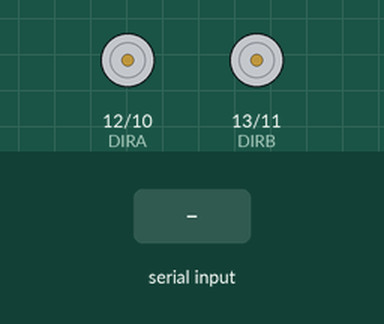
A sketch run on a simulated Arduino Uno, built with avr-gcc and run on an emulated ATmega328P. On the bench: direction and speed pins drawn as motors (green arrow = direction pin HIGH = forward, orange = LOW = backward, longer = more drive). Inputs (shaded band) come from the test bench.

Above: at 1.2 s.
1.3 s: "F" received over Serial
At 1.8 s:
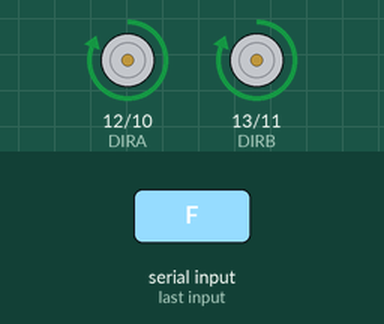
2.8 s: "B" received over Serial
At 4.0 s:
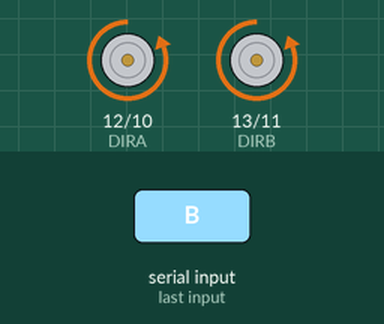
4.3 s: "R" received over Serial
At 5.3 s:
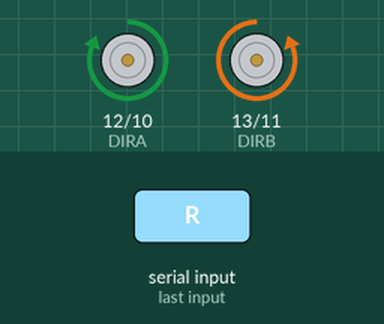
5.8 s: "L" received over Serial
At 6.4 s:
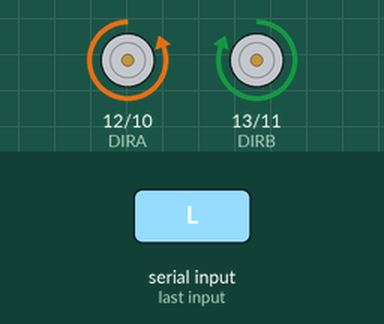
7.3 s: "S" received over Serial
At 8.7 s:
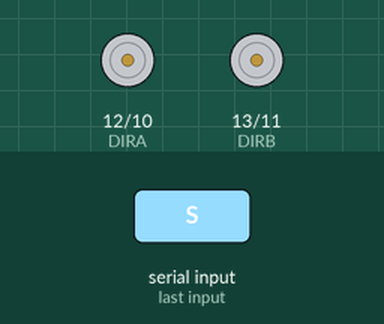
Timing chart, 0 to 9.8 s (numbered marks = the images above; inputs shaded):
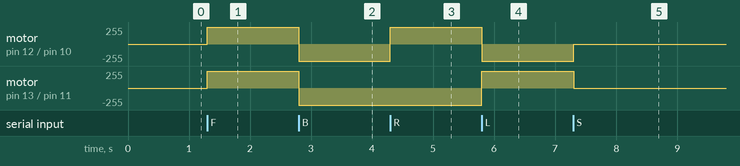

The sketch:

sketch_mar06a.ino
```cpp
const int PWMA = 10;
const int DIRA = 12;
const int PWMB = 11;
const int DIRB = 13;

void setup() {
  pinMode(PWMA, OUTPUT);
  pinMode (DIRA, OUTPUT);
  pinMode (PWMB, OUTPUT);
  pinMode (DIRB, OUTPUT);
  Serial.begin(9600);


}

void loop() {
 if (Serial.available() > 0) {
    char f = Serial.read();
   //Serial.println (f);
 if (f=='F') motor (255,255);
 if (f=='S') motor (0,0);
 if (f=='B') motor (-255,-255);
 if (f=='R') motor (255,-255);
 if (f=='L') motor (-255,255);


  }


}
void motor(int a, int b) {
  if (a > 0) {
    digitalWrite( DIRA, 1) ;
    analogWrite (PWMA, a);
  }
  else {
    digitalWrite( DIRA, 0) ;
    analogWrite (PWMA, -a);
  }
  if (b > 0) {
    digitalWrite( DIRB, 1) ;
    analogWrite (PWMB, b);
  }
  else {
    digitalWrite( DIRB, 0) ;
    analogWrite (PWMB, -b);
  }
}
```

Measured:
- after the input at 1.3 s, motor on pin 12 (DIRA) / pin 10 (PWMA), motor on pin 13 (DIRB) / pin 11 (PWMB): stopped → forward 255/255 at once
- after the input at 2.8 s, motor on pin 12 (DIRA) / pin 10 (PWMA), motor on pin 13 (DIRB) / pin 11 (PWMB): forward 255/255 → backward 255/255 at once
- after the input at 4.3 s, motor on pin 12 (DIRA) / pin 10 (PWMA): backward 255/255 → forward 255/255 at once
- after the input at 5.8 s, motor on pin 12 (DIRA) / pin 10 (PWMA): forward 255/255 → backward 255/255 at once; motor on pin 13 (DIRB) / pin 11 (PWMB): backward 255/255 → forward 255/255 at once
- after the input at 7.3 s, motor on pin 12 (DIRA) / pin 10 (PWMA): backward 255/255 → stopped at once; motor on pin 13 (DIRB) / pin 11 (PWMB): forward 255/255 → stopped at once
